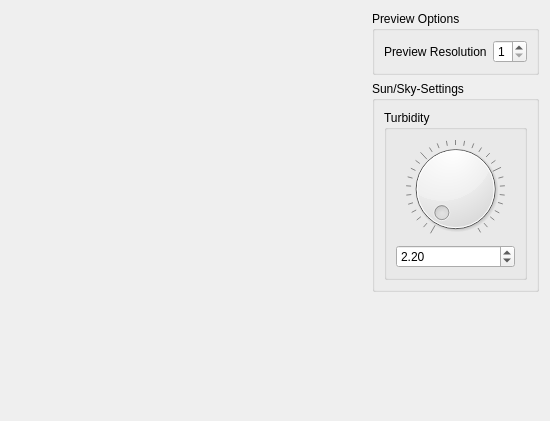
<?xml version="1.0" encoding="UTF-8"?>
<ui version="4.0">
 <class>qtsunskyeditor</class>
 <widget class="QWidget" name="qtsunskyeditor">
  <property name="geometry">
   <rect>
    <x>0</x>
    <y>0</y>
    <width>550</width>
    <height>421</height>
   </rect>
  </property>
  <property name="windowTitle">
   <string>QtSunSkyEditor</string>
  </property>
  <property name="styleSheet">
   <string notr="true">QWidget {
	background-color: rgb(90, 90, 90);
	color: rgb(255,255,255);
	border-width: 0px;
	border-style: solid;
	border-color: transparent;
	border-radius:5px;
}
QPushButton:disabled, 
QComboBox:disabled,
QSpinBox:disabled, 
QDoubleSpinBox:disabled {
	background-color: rgb(90, 90, 90);
	color: rgb(140,140,140);
	border-color: rgb(120,120,120)
}

QPushButton {
	border-width: 2px;
	border-color: rgb(150,150,150);
}
QLabel {
	border-color: transparent;
	color: rgb(170,170,170);
}

QGroupBox {
	background-color: qlineargradient(x1: 0, y1: 0, x2: 0, y2: 1,
                                       stop: 0 rgb(110, 110, 110), stop: 1 rgb(140, 130, 120));
	margin-top: 1.5ex; /* leave space at the top for the title */
	border-radius: 16px;
}
QGroupBox::title {
	subcontrol-origin: margin;
	subcontrol-position: top center; /* position at the top center */
	color: rgb(255, 193, 100);
}
QGroupBox &gt; QGroupBox::title {
	subcontrol-origin: margin;
	subcontrol-position: top center; /* position at the top center */
	color: rgb(200, 160, 90);
}
QGraphicsView, #previewScreen {
	background-color: qlineargradient(spread:pad, x1:0, y1:0, x2:0, y2:1,
             stop:0 rgb(108, 128, 108), 
             stop:1 rgb(0, 0, 0));
	border: 2px solid gray;
	border-radius: 5px;
	border-color: rgb(120, 120, 120);
	margin-top: 1ex; /* leave space at the top for the title */
}
</string>
  </property>
  <layout class="QGridLayout" name="gridLayout">
   <item row="0" column="0" rowspan="3">
    <widget class="QLabel" name="previewScreen">
     <property name="sizePolicy">
      <sizepolicy hsizetype="MinimumExpanding" vsizetype="MinimumExpanding">
       <horstretch>0</horstretch>
       <verstretch>0</verstretch>
      </sizepolicy>
     </property>
     <property name="minimumSize">
      <size>
       <width>256</width>
       <height>256</height>
      </size>
     </property>
     <property name="maximumSize">
      <size>
       <width>16777215</width>
       <height>16777215</height>
      </size>
     </property>
     <property name="sizeIncrement">
      <size>
       <width>0</width>
       <height>0</height>
      </size>
     </property>
     <property name="text">
      <string/>
     </property>
    </widget>
   </item>
   <item row="0" column="1">
    <layout class="QVBoxLayout" name="verticalLayout_3">
     <item>
      <widget class="QGroupBox" name="groupBox_3">
       <property name="sizePolicy">
        <sizepolicy hsizetype="Maximum" vsizetype="Maximum">
         <horstretch>0</horstretch>
         <verstretch>0</verstretch>
        </sizepolicy>
       </property>
       <property name="title">
        <string>Preview Options</string>
       </property>
       <layout class="QFormLayout" name="formLayout">
        <property name="fieldGrowthPolicy">
         <enum>QFormLayout::AllNonFixedFieldsGrow</enum>
        </property>
        <item row="0" column="0">
         <widget class="QLabel" name="label">
          <property name="text">
           <string>Preview Resolution</string>
          </property>
         </widget>
        </item>
        <item row="0" column="1">
         <widget class="QSpinBox" name="previewResolution">
          <property name="sizePolicy">
           <sizepolicy hsizetype="Maximum" vsizetype="Fixed">
            <horstretch>0</horstretch>
            <verstretch>0</verstretch>
           </sizepolicy>
          </property>
          <property name="minimum">
           <number>1</number>
          </property>
          <property name="maximum">
           <number>4</number>
          </property>
         </widget>
        </item>
       </layout>
      </widget>
     </item>
     <item>
      <widget class="QGroupBox" name="groupBox_4">
       <property name="sizePolicy">
        <sizepolicy hsizetype="Preferred" vsizetype="Maximum">
         <horstretch>0</horstretch>
         <verstretch>0</verstretch>
        </sizepolicy>
       </property>
       <property name="title">
        <string>Sun/Sky-Settings</string>
       </property>
       <layout class="QVBoxLayout" name="verticalLayout_4">
        <item>
         <widget class="QGroupBox" name="groupBox_2">
          <property name="sizePolicy">
           <sizepolicy hsizetype="Preferred" vsizetype="MinimumExpanding">
            <horstretch>0</horstretch>
            <verstretch>0</verstretch>
           </sizepolicy>
          </property>
          <property name="title">
           <string>Turbidity</string>
          </property>
          <property name="flat">
           <bool>false</bool>
          </property>
          <property name="checkable">
           <bool>false</bool>
          </property>
          <layout class="QVBoxLayout" name="verticalLayout_2" stretch="0,0">
           <item>
            <widget class="QDial" name="turbidityDial">
             <property name="minimum">
              <number>165</number>
             </property>
             <property name="maximum">
              <number>4000</number>
             </property>
             <property name="notchTarget">
              <double>37.000000000000000</double>
             </property>
             <property name="notchesVisible">
              <bool>true</bool>
             </property>
            </widget>
           </item>
           <item>
            <widget class="QDoubleSpinBox" name="turbiditySpinBox">
             <property name="minimum">
              <double>1.650000000000000</double>
             </property>
             <property name="maximum">
              <double>40.000000000000000</double>
             </property>
             <property name="singleStep">
              <double>0.010000000000000</double>
             </property>
             <property name="value">
              <double>2.200000000000000</double>
             </property>
            </widget>
           </item>
          </layout>
         </widget>
        </item>
       </layout>
      </widget>
     </item>
    </layout>
   </item>
  </layout>
 </widget>
 <resources/>
 <connections/>
</ui>
